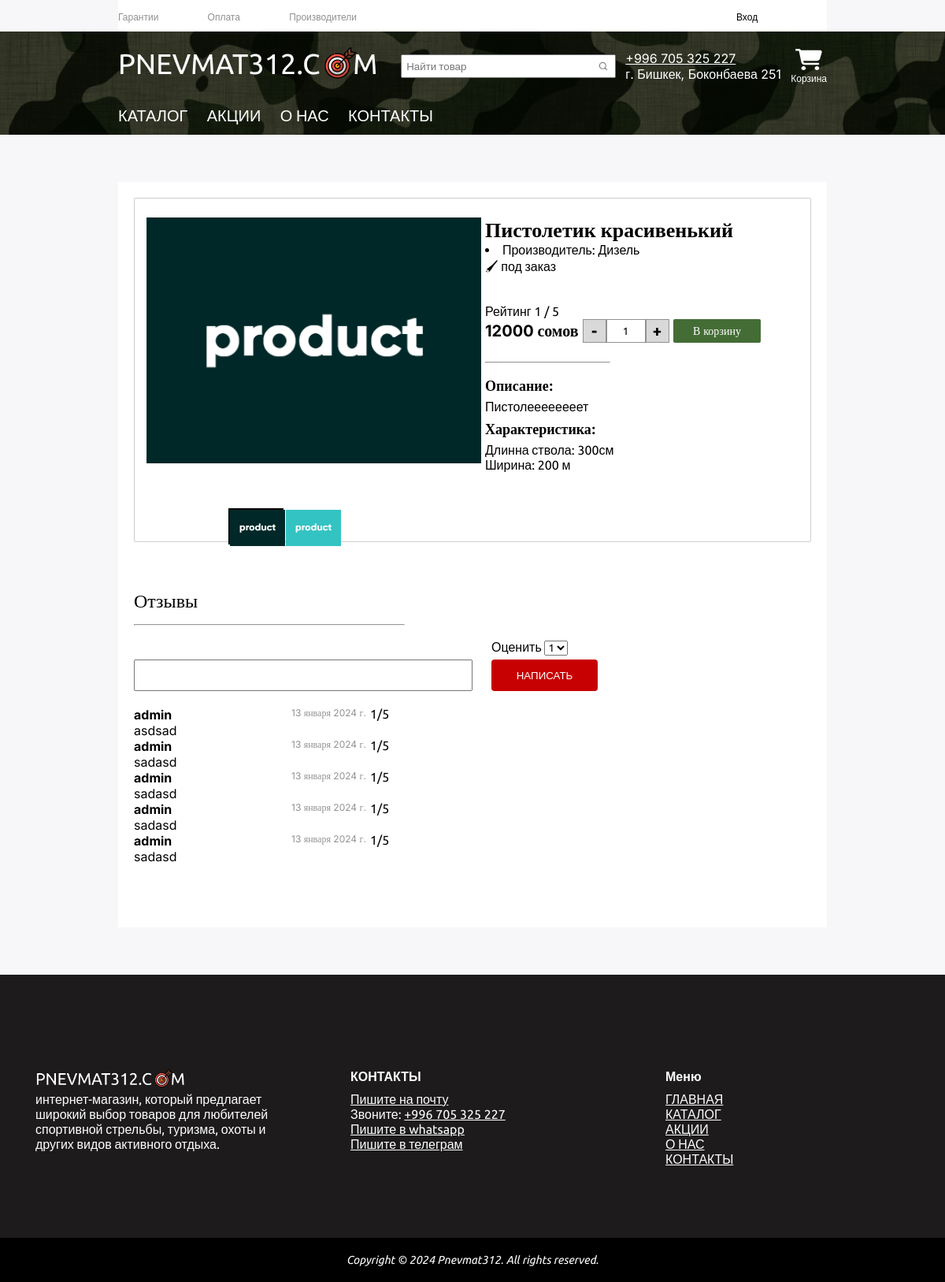
Screenshot of /products/2/ with the database file from the repository.
### apps/products/models.py (models this page shows, shortened)
class Sliders(models.Model):
    class Meta:
        verbose_name_plural = 'Изображения'
    image = models.ImageField('Изображение профиля', upload_to='products_sliders', blank=True, null=True)
    id_product = models.ForeignKey(Product, on_delete=models.CASCADE)
    def __str__(self):
        return f"{self.id_product.name}"

class Product(models.Model):
    RECOMENDED = 'RE'
    NEW = 'NE'
    SALEON = 'SA'
    TYPE_CHOICES = [
        (RECOMENDED, 'Рекомендуемые'),
        (NEW, 'Новинки'),
        (SALEON, 'Распродажа'),
    ]
    class Meta:
        verbose_name_plural = 'Продукты'
    name = models.TextField('Название продукта', max_length=1000)
    video = models.TextField('Ссылка на видео', max_length=1000, null=True, blank=True)
    price = models.IntegerField('Цена')
    quantity = models.IntegerField('Количество на складе')
    description = models.TextField('Описание', max_length=2000)
    type = models.CharField('Тип', max_length=2, choices=TYPE_CHOICES, default=NEW)
    id_category = models.ForeignKey(Category, on_delete=models.SET_NULL, null=True)
    id_brand = models.ForeignKey(Brand, on_delete=models.SET_NULL, null=True)

class Brand(models.Model):
    class Meta:
        verbose_name_plural = 'Бренды'
    name = models.TextField('Название бренда', max_length=100)
    image = models.ImageField('Изображение бренда', upload_to='brand_img', blank=True, null=True)
    description = models.TextField('Описание', max_length=2000)

class Property(models.Model):
    class Meta:
        verbose_name_plural = 'Свойства'
    id_product = models.ForeignKey(Product, on_delete=models.CASCADE)
    name = models.TextField(max_length=1000)
    value = models.TextField(max_length=1000)

class FeedBacks(models.Model):
    class Meta:
        verbose_name_plural = 'Обратная связь'
    id_user = models.ForeignKey('users.Profile', on_delete=models.CASCADE)
    id_product = models.ForeignKey(Product, on_delete=models.CASCADE)
    rating = models.IntegerField('Рейтинг', validators=[MinValueValidator(0), MaxValueValidator(5)])
    description = models.TextField('Описание', max_length=2000, null=True, blank=True)
    date_published = models.DateField('Дата публикации', default=(datetime.datetime.today()
                                                                   + datetime.timedelta(days=10)))

### apps/users/models.py (models this page shows)
class Profile(models.Model):
    class Meta:
        verbose_name_plural = 'Профили'
    profile = models.OneToOneField(User, on_delete=models.CASCADE)
    def __str__(self):
        return self.profile.username

### apps/products/views.py (the view, shortened to what this page needs)
# urls.py: path('products/<int:product_id>/', views.product, name='product'),
def product(request, product_id):
    product = Product.objects.get(id=product_id)
    images = Sliders.objects.filter(id_product=product)
    feedbacks = FeedBacks.objects.filter(id_product=product)
    properties = Property.objects.all()
    brand = Brand.objects.all()
    avg_rating = []
    for feedback in feedbacks:
        avg_rating.append(feedback.rating)
    try:
        avg_rating = int(round(sum(avg_rating) / len(avg_rating),1))
    except:
        avg_rating = '-'
    print(images)
    return render(request, 'product.html', {'product': product, 'images': images,
    'feedbacks': feedbacks, 'avg_rating': avg_rating, 'properties': properties, 'brand':brand})

### apps/products/templates/product.html (shortened to what this page needs)
{% extends 'base.html' %}
{% block staticfiles %}
{% load static %}
<link  rel="stylesheet" href="{% static 'css/tiny-slider.css' %}">
<link rel="stylesheet" href="{% static 'css/product.css' %}">
{% endblock staticfiles %}
{% block content %}
  <div class="product">
    <div class="container">
      <div class="product__wrapper">
        <form method="POST" enctype="multipart/form-data" class="product__item">
          <div class="product__item-imgs">
              <div id="customize">
                {% if images %}
                  {% for im in images %}
                <div class="product__slider-photo">
                  <img src="{{ im.image.url }}" alt="photo">
                </div>
                  {% endfor %}
                {% endif %}
              </div>
              <div class="customize-tools">
                <ul class="thumbnails" id="customize-thumbnails" aria-label="Carousel Pagination">
                  {% if images %}
                  {% for im in images %}
                  <li data-nav="0" aria-label="Carousel Page 1" aria-controls="customize" class="product__min-img" tabindex="-1">
                    <img src="{{ im.image.url }}" alt="product-img" >
                  </li>
                  {% endfor %}
                {% endif %}
                {% if product.video %}
                <li style="position: relative;" data-nav="0" aria-label="Carousel Page 1" aria-controls="customize" class="product__min-img" tabindex="-1">
                <iframe width="1225" height="689" src="{{ product.video }}"  frameborder="0" allow="accelerometer; autoplay; clipboard-write; encrypted-media; gyroscope; picture-in-picture; web-share" allowfullscreen></iframe>
                  <div class="video-block"></div>
              </li>
                {% endif %}
                </ul>
              </div>
          </div>
          <div class="product__item-info">
            <h1 class="product__item-title">{{ product.name }}</h1>
            <div class="div">{% for brand in brand %}
                {% if product.id_brand == brand %}
                  <li>Производитель: {{ brand.name }}</li>
                {% endif %}
            {% endfor %}</div>
            <div class="product__item-status">{% if product.quantity %}&#10004; в наличии{% else %}🖌 под заказ {% endif %}</div>
            <div>Рейтинг {{ avg_rating }} / 5</div>
            <div class="product__item-subwrapper">
              <div class="product__item-price">{{ product.price }} сомов</div>
              <div class="product__item-quantity">
                  <span class="change minus min">
                    <span>-</span>
                  </span>
                  <div class="counter-block">
                    <input class="counter" value="1" name="counter" id="counter" min="1">
                    <div class="counter-wrap"></div>
                  </div>
                  <span class="change plus">
                      <span>+</span>
                  </span>
              </div>
              <button name="buy_button" type="submit" class="product__item-addbtn">В корзину</button>
            </div>
            <hr class="divider">
            <div class="product__item-desTitle">Описание:</div>
            <div class="product__item-descr">{{ product.description }}</div>
            <div class="product__item-desTitle">Характеристика:</div>
            <ul class="product__item-details">
              {% for property in properties %}
                {% if property.id_product == product %}
                  <li>{{ property.name }}: {{ property.value }}</li>
                {% endif %}
              {% endfor %}
            </ul>
          </div>
        </form>
        <section class="product__feedbacks">
            <h2 class="product__feedbacks-title">Отзывы</h2>
            <hr class="divider">
            <div class="product__feedbacks-addcomment">
              <form method="POST" enctype="multipart/form-data" onsubmit="alert('товар в корзине!')">
                  <input required type="text" name="description">
                <div class="category__grade">
                  <div class="category__selection">
                    <label for="sort-by">Оценить</label>
                    <select id="sort-by" name="rating">
                    <option value="1">1</option>
                    </select>
                </div>
                  <input type="submit" value="НАПИСАТЬ" name="feedback" class="addCom" placeholder="Ваш комментарий" onclick="alert('товар в корзине!')">
                </div>
            </form>
            </div>
            <div class="product__feedbacks-list">
              {% for feedback in feedbacks %}
              <div class="product__feedbacks-person">
                <div class="product__person-name">{{ feedback.id_user }}</div>
                <div class="product__person-date">{{ feedback.date_published }}</div>
                <div class="product__person-coment">{{ feedback.description }}</div>
                <div class="product__person-grade">{{ feedback.rating }}/5</div>
              </div>
              {% endfor %}
            </div>
        </section>
      </div>
    </div>
  </div>
{% load static %}
{% endblock content %}

### Pnevmat312/static/css/base.css (style rules this page uses)
* { box-sizing: border-box; padding: 0; margin: 0; font-family: "Ubuntu", sans-serif; }
body { background: #F7F7F9; }
.container { width: 1140px; margin: 0 auto; }
@media (max-width: 1225px) { .container { max-width: 900px; } }

### apps/products/static/css/tiny-slider.css (style rules this page uses)
.tns-slider { -webkit-transition:all 0s;-moz-transition:all 0s;transition:all 0s }
.tns-slider>.tns-item { -webkit-box-sizing:border-box;-moz-box-sizing:border-box;box-sizing:border-box }
.tns-horizontal.tns-subpixel { white-space:nowrap }
.tns-horizontal.tns-subpixel>.tns-item { display:inline-block;vertical-align:top;white-space:normal }

### apps/products/static/css/product.css (style rules this page uses)
.product { padding: 60px 0; }
.product__wrapper { background: #fff; padding: 20px; }
.category__grade { display: flex; flex-direction: column; gap: 5px; }
.product__item { padding: 24px 15px 65px 15px; display: flex; border-radius: 2px; gap: 5px; border: 1px solid #CECECE; justify-content: space-between; }
.product__item-imgs { width: 442px; height: 346px; }
.product__item-info { width: 50%; display: flex; flex-direction: column; }
.product__item-title { font-family: Inter; font-size: 26px; font-style: normal; font-weight: 700; line-height: normal; }
.product__item-price { font-family: Inter; font-size: 20px; font-style: normal; font-weight: 700; line-height: normal; }
.product__item-quantity { display: flex; }
.change { border: 0.5px solid #919191; background: #D9D9D9; width: 30px; height: 30px; display: flex; align-items:center; justify-content: center; font-size: 20px; font-weight: 700; }
.counter-block { position: relative; width: 50px; height: 30px; }
.counter-wrap { position: absolute; top: 0; width: 50px; height: 30px; }
.counter-block input { position: relative; border: 0.5px solid #919191; width: 50px; height: 30px; text-align: center; }
.product__item-addbtn { width: 111.805px; height: 30px; background: #446D35; color: #FFF; font-family: Inter; font-size: 14px; border: none; border-radius:2px; cursor: pointer; }
.product__item-subwrapper { display: flex; gap: 5px; margin-bottom: 24px; align-items:center }
.customize-tools { position: relative; }
.thumbnails { margin: 20px 0; text-align: center; }
.thumbnails li { width: 50px; }
.thumbnails li { display: inline-block; cursor: pointer; height: 46px; width: 70px; }
.tns-nav-active { border: 2px solid #000; }
.product__min-img img { width: 70px; height: 46px; object-fit: cover; }
.product__min-img iframe { width: 70px; height: 46px; object-fit: cover; }
.product__slider-photo img { width: 100%; height: 100%; object-fit: cover; }
.product__item-status { margin-bottom: 32px; }
.divider { margin-bottom: 18px; width: 40%; }
.product__item-desTitle { font-family: Inter; font-size: 18px; font-weight: 700; margin-bottom: 6px; }
.product__item-descr { margin-bottom: 8px; font-size: 16px; font-weight: 400; }
.product__item-details { list-style: none; font-size: 16px; }
.product__feedbacks { padding: 60px 0; }
.product__feedbacks-title { font-family: Inter; font-style: normal; font-weight: 400; margin-bottom: 15px; }
.product__feedbacks-addcomment { margin-bottom: 20px; }
.product__feedbacks-addcomment input { width: 50%; height: 40px; padding: 5px; }
.product__feedbacks-addcomment form { display: flex; gap: 24px; align-items:end; }
.product__feedbacks-addcomment form .addCom { width: 135px; height: 40px; color:#fff; border-radius: 4px; background: #C70101; border:none; cursor: pointer; }
.product__feedbacks-person { display: grid; grid-template-columns: 200px 100px; grid-template-rows: 20px 1fr; }
.product__person-coment { grid-column: 1/4; grid-row: 2/3; font-family: Inter; font-size: 16px; }
.product__person-name { font-family: Inter; font-size: 16px; font-weight: 700; }
.product__person-date { color: #919191; font-family: Inter; font-size: 12px; }
.video-block { position: absolute; width: 100%; height: 100%; top: 0; left: 0; }

### rows the page displays
Sliders: image (picture)
Sliders: image (picture)
Product: name "Пистолетик красивенький", price "12000", description "Пистолеееееееет"
Brand: name "Дизель"
Property: name "Длинна ствола", value "300см"
Property: name "Ширина", value "200 м"
FeedBacks: id_user "admin", date_published "13 января 2024 г.", description "asdsad", rating "1"
FeedBacks: id_user "admin", date_published "13 января 2024 г.", description "sadasd", rating "1"
FeedBacks: id_user "admin", date_published "13 января 2024 г.", description "sadasd", rating "1"
FeedBacks: id_user "admin", date_published "13 января 2024 г.", description "sadasd", rating "1"
FeedBacks: id_user "admin", date_published "13 января 2024 г.", description "sadasd", rating "1"

### other values shown
{{ avg_rating }} "1"
